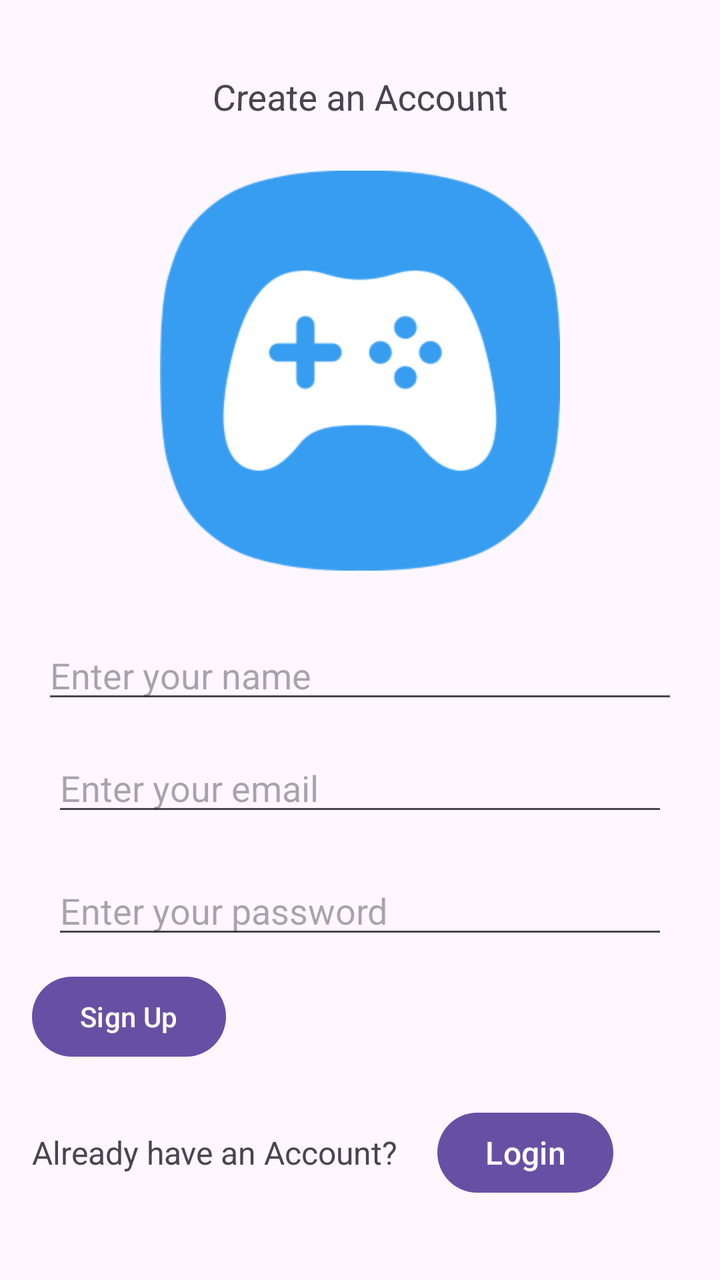
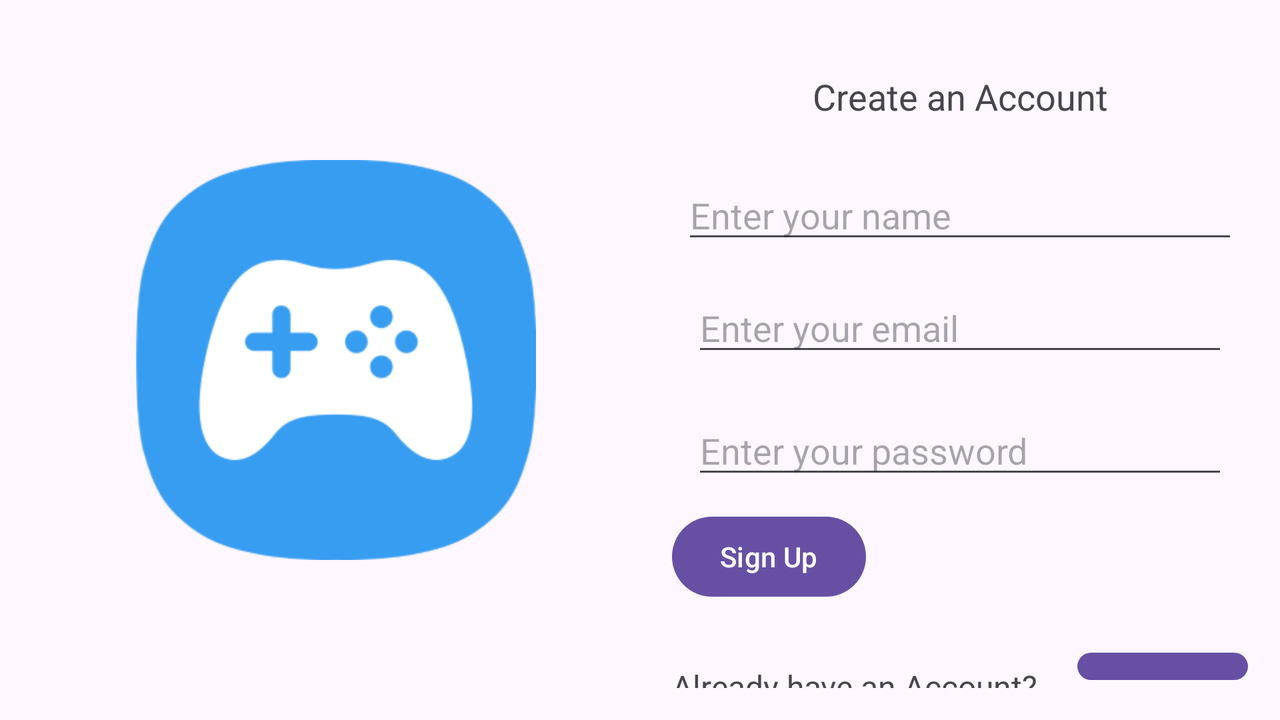

One screen, two layout resources from the same app: the default and the repository's alternative for another configuration. Each is rendered where Android would select it; the XML of both is given below.
<!-- AndroidManifest.xml: application theme Theme.ProjekKampus -->
<!-- res/layout/activity_sign_up.xml -->
<?xml version="1.0" encoding="utf-8"?>
<LinearLayout xmlns:android="http://schemas.android.com/apk/res/android"
    xmlns:app="http://schemas.android.com/apk/res-auto"
    android:layout_width="match_parent"
    android:layout_height="match_parent"
    android:orientation="vertical"
    android:padding="16dp">

    <TextView
        android:layout_width="match_parent"
        android:layout_height="wrap_content"
        android:layout_marginTop="20sp"
        android:rotationX="6"
        android:text="Create an Account"
        android:textAlignment="center"
        android:textSize="18sp" />

    <RelativeLayout
        android:layout_width="match_parent"
        android:layout_height="250dp">

        <ImageView
            android:id="@+id/image"
            android:layout_width="200dp"
            android:layout_height="200dp"
            android:layout_centerInParent="true"
            android:contentDescription="Example Image"
            android:src="@drawable/image_2" />

    </RelativeLayout>

    
    <EditText
        android:id="@+id/nameEditTextSignUp"
        android:layout_width="match_parent"
        android:layout_height="wrap_content"
        android:hint="Enter your name"
        android:layout_margin="5dp"/>

    
    <EditText
        android:id="@+id/emailEditTextSignUp"
        android:layout_width="match_parent"
        android:layout_height="wrap_content"
        android:hint="Enter your email"
        android:inputType="textEmailAddress"
        android:layout_margin="10sp"/>

    
    <EditText
        android:id="@+id/passwordEditTextSignUp"
        android:layout_width="match_parent"
        android:layout_height="wrap_content"
        android:hint="Enter your password"
        android:inputType="textPassword"
        android:layout_margin="10sp"/>

    
    <Button
        android:id="@+id/signUpButtonSignUp"
        android:layout_width="wrap_content"
        android:layout_height="wrap_content"

        android:text="Sign Up" />

    <LinearLayout
        android:layout_width="match_parent"
        android:layout_height="wrap_content"
        android:gravity="start"
        android:layout_marginTop="20sp"
        android:orientation="horizontal">

        
        <TextView
            android:layout_width="wrap_content"
            android:layout_height="wrap_content"
            android:text="Already have an Account?"
            android:textSize="16sp"
            android:layout_marginRight="20sp"/>

        
        <Button
            android:id="@+id/loginButton"
            android:layout_width="wrap_content"
            android:layout_height="wrap_content"
            android:paddingLeft="8dp"
            android:paddingRight="8dp"
            android:text="Login"

            android:textSize="16sp" />
    </LinearLayout>
</LinearLayout>
<!-- resources referenced by this layout -->
<resources>
  <!-- drawable image_2: png bitmap (drawable, 14543 bytes) -->
  <!-- from res/values-v23/ -->
  <style name="Theme.ProjekKampus" parent="Base.Theme.ProjekKampus">
          
          <item name="android:navigationBarColor">@android:color/transparent</item>
          <item name="android:statusBarColor">@android:color/transparent</item>
          <item name="android:windowLightStatusBar">?attr/isLightTheme</item>
      </style>
  <style name="Base.Theme.ProjekKampus" parent="Theme.Material3.DayNight.NoActionBar">
          
          
      </style>
</resources>
<!-- res/layout-land/activity_sign_up.xml (the repository's variant of the layout above) -->
<!-- drawn on the phone turned sideways -->
<?xml version="1.0" encoding="utf-8"?>
<LinearLayout xmlns:android="http://schemas.android.com/apk/res/android"
    xmlns:app="http://schemas.android.com/apk/res-auto"
    android:layout_width="match_parent"
    android:layout_height="match_parent"
    android:orientation="horizontal"
    android:padding="16dp">

    <RelativeLayout
        android:layout_width="0dp"
        android:layout_height="wrap_content"
        android:layout_weight="1"
        android:layout_gravity="center_vertical">

        <ImageView
            android:id="@+id/image"
            android:layout_width="200dp"
            android:layout_height="200dp"
            android:layout_centerInParent="true"
            android:contentDescription="Example Image"
            android:src="@drawable/image_2" />

    </RelativeLayout>

    <LinearLayout
        android:layout_width="0dp"
        android:layout_height="wrap_content"
        android:layout_weight="1"
        android:orientation="vertical"
        android:layout_gravity="center_vertical"
        android:paddingStart="16dp">

        <TextView
            android:layout_width="match_parent"
            android:layout_height="wrap_content"
            android:text="Create an Account"
            android:textSize="18sp"
            android:textAlignment="center"
            android:layout_marginTop="20sp"
            android:layout_marginBottom="20sp"/>

        <EditText
            android:id="@+id/nameEditTextSignUp"
            android:layout_width="match_parent"
            android:layout_height="wrap_content"
            android:hint="Enter your name"
            android:layout_margin="5dp"/>

        <EditText
            android:id="@+id/emailEditTextSignUp"
            android:layout_width="match_parent"
            android:layout_height="wrap_content"
            android:hint="Enter your email"
            android:inputType="textEmailAddress"
            android:layout_margin="10sp"/>

        <EditText
            android:id="@+id/passwordEditTextSignUp"
            android:layout_width="match_parent"
            android:layout_height="wrap_content"
            android:hint="Enter your password"
            android:inputType="textPassword"
            android:layout_margin="10sp"/>

        <Button
            android:id="@+id/signUpButtonSignUp"
            android:layout_width="wrap_content"
            android:layout_height="wrap_content"
            android:text="Sign Up" />

        <LinearLayout
            android:layout_width="match_parent"
            android:layout_height="wrap_content"
            android:gravity="start"
            android:layout_marginTop="20sp"
            android:orientation="horizontal">

            <TextView
                android:layout_width="wrap_content"
                android:layout_height="wrap_content"
                android:text="Already have an Account?"
                android:textSize="16sp"
                android:layout_marginRight="20sp"/>

            <Button
                android:id="@+id/loginButton"
                android:layout_width="wrap_content"
                android:layout_height="wrap_content"
                android:paddingLeft="8dp"
                android:paddingRight="8dp"
                android:text="Login"
                android:textSize="16sp" />
        </LinearLayout>
    </LinearLayout>
</LinearLayout>
